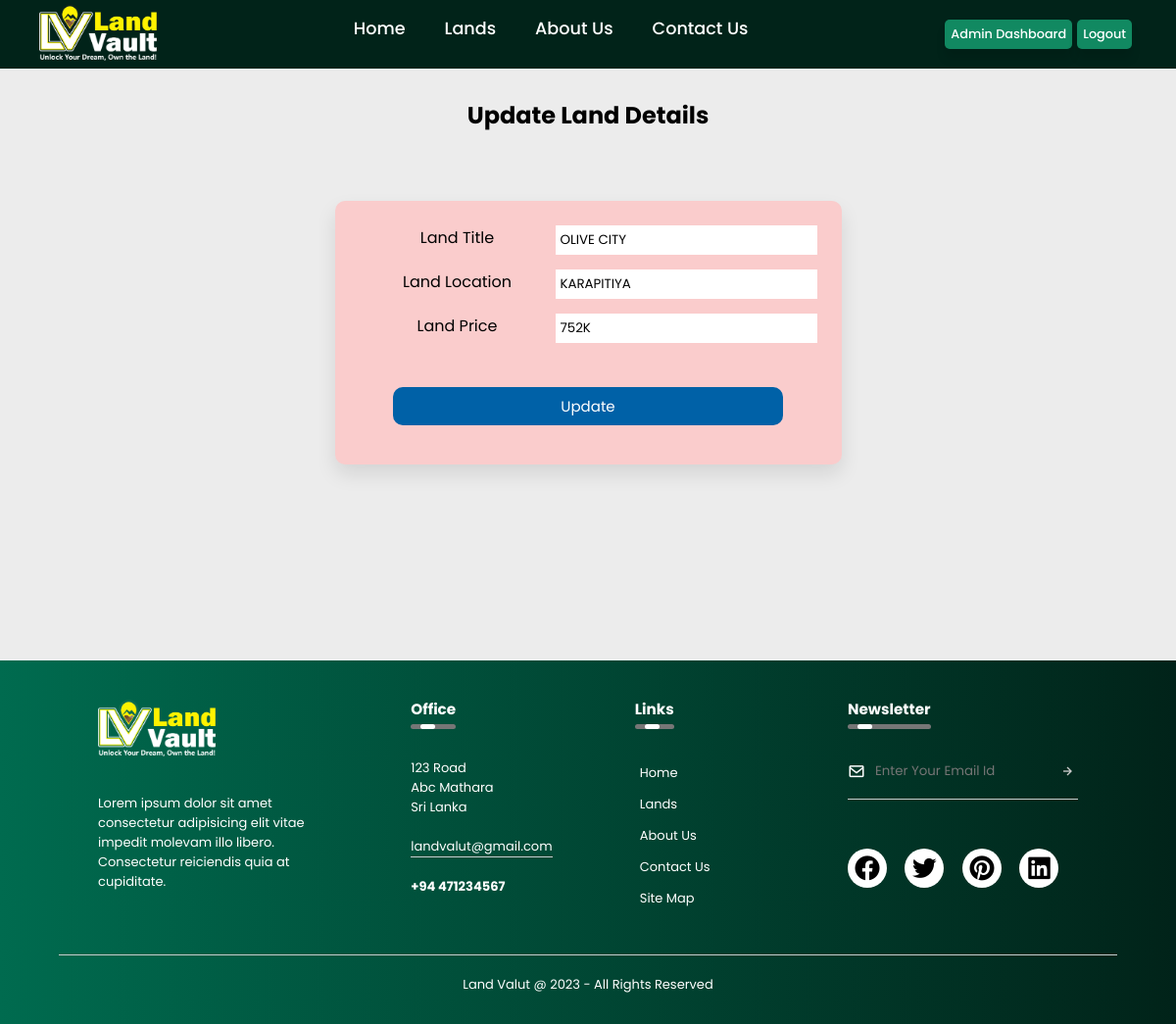
The app's page /updateLand.php?id=4 (signed in) with its own data.
### tables this page shows
CREATE TABLE land(
	landID INT AUTO_INCREMENT PRIMARY KEY NOT NULL,
	l_title varchar(60) NOT NULL,
	l_location varchar(30) NOT NULL,
	l_price varchar(20) NOT NULL,
	l_imgLoc varchar(20) NOT NULL,
	sellerID INT NOT NULL,
	l_description varchar(300)
);

### updateLand.php (the view, shortened to what this page needs)
<?php
    $title = 'Update'; include("header.php");
?>
<link rel="stylesheet" href="./css/updateLand.css">
<section>
    <h1 class="main-title">Update Land Details</h1>
    <?php
        include_once("./config/databaseConfig.php");
        $landid = $_GET["id"];
        $sql = mysqli_query($conn, "SELECT *
                                    FROM land
                                    WHERE landID='" . $landid . "'
                                    ");
        $row  = mysqli_fetch_array($sql);
            $lTitle = $row["l_title"];
            $lLocation = $row["l_location"];
            $lPrice = $row["l_price"];
    ?>
        <div class="container">
        <form class="update_form" action="./admin/updateLandConfig.php" method="POST">
                <div class="input-field">
                <label>Land Title</label>
                <input required value='<?php echo"$lTitle";?>' type="text" name="lTitle">
                </div>
                <div class="input-field">
                <label>Land Location</label>
                <input required value='<?php echo"$lLocation";?>' type="text" name="lLocation">
                </div>
                <div class="input-field">
                <label>Land Price</label>
                <input required value='<?php echo"$lPrice";?>' type="text" name="lPrice">
                </div>
                <div class="btn">
                <button type="submit" name="update">Update</button>
                </div>
            </form>
        </div>
</section>
<?php include("footer.php"); ?>

### css/header.css (style rules this page uses)
* { margin: 0; padding: 0; box-sizing: border-box; font-family: 'Poppins', sans-serif; scroll-behavior: smooth; list-style: none; text-decoration: none; }
body { background-color: #ececec; }

### css/updateLand.css (style rules this page uses)
section { justify-content: center; text-align: center; display: flex; flex-direction: column; justify-items: center; width: 60%; margin-left: auto; margin-right: auto; }
.main-title { position: relative; top: 100px; }
form { display: block; }
.container { display: block; margin-top: 150px; padding: 20px; margin-left: auto; margin-right: auto; margin-bottom: 180px; }
.update_form { display: block; background-color: #facccc; border-radius: 10px; box-shadow: 0px 10px 20px rgba(0, 0, 0, 0.1); padding: 10px; }
.input-field { display: flex; margin: 15px; }
.input-field label { width: 200px; }
.input-field input { background-color: white; padding: 5px; border: none; }
.update_form button { color: #fff; background-color: #0061a7; padding: 8px; border-radius: 10px; width: 80%; cursor: pointer; border: none; font-size: 15px; margin-top: 30px; margin-bottom: 30px; }
.update_form input { color: black; }

### css/footer.css (style rules this page uses)
* { margin: 0; padding: 0; box-sizing: border-box; font-family: 'Poppins', sans-serif; scroll-behavior: smooth; list-style: none; text-decoration: none; }

### records on screen
land: lTitle "OLIVE CITY", lLocation "KARAPITIYA", lPrice "752K"
